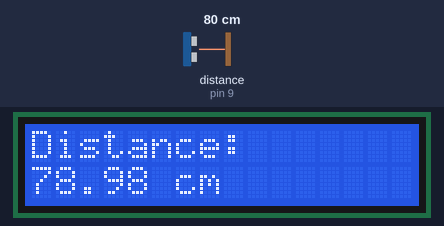
Bench run of a sketch on a simulated Arduino Uno, built with avr-gcc and run on an emulated ATmega328P. Shown: 16×2 character LCD. Wiring (inferred from the names in the program): ultrasonic range finder: trigger pin 8; echo pin 9. The test bench sets the inputs (shaded band); at power-on: distance to the obstacle (sensor on pin 9) 80 cm. The echo pulse lasts 58.3 µs per cm.

Above: at 3.2 s.
3.3 s: distance to the obstacle (sensor on pin 9) set to 4 cm
At 5.4 s:
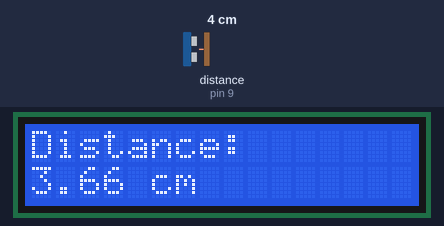
5.6 s: distance to the obstacle (sensor on pin 9) set to 2 cm
At 6.7 s:
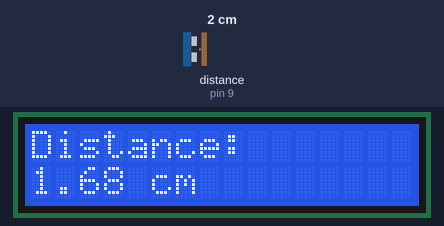
7.1 s: distance to the obstacle (sensor on pin 9) set to 35 cm
At 8.6 s:
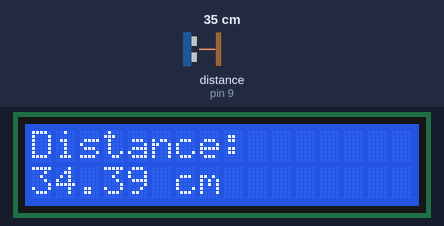
Timing chart, 0 to 10.1 s (numbered marks = the images above; inputs shaded):
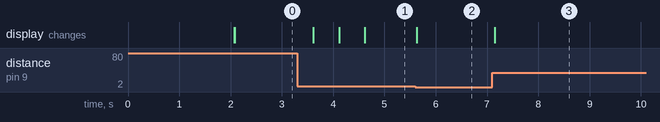

The sketch:

Program10_Ultrasonic_Distance_LCD.ino
```cpp
#include <LiquidCrystal.h>

LiquidCrystal lcd(12, 11, 5, 4, 3, 2);

const int trigPin = 8;
const int echoPin = 9;

void setup() {
  lcd.begin(16, 2);
  pinMode(trigPin, OUTPUT);
  pinMode(echoPin, INPUT);

  lcd.clear();
  lcd.print("Distance Measurement");
  lcd.setCursor(0, 1);
  lcd.print("Using Ultrasonic");
  delay(2000);
  lcd.clear();
}

void loop() {
  digitalWrite(trigPin, LOW);
  delayMicroseconds(2);

  digitalWrite(trigPin, HIGH);
  delayMicroseconds(10);
  digitalWrite(trigPin, LOW);

  long duration = pulseIn(echoPin, HIGH);

  float distance = duration * 0.034 / 2;

  lcd.clear();
  lcd.setCursor(0, 0);
  lcd.print("Distance: ");

  lcd.setCursor(0, 1);
  lcd.print(distance);
  lcd.print(" cm");

  delay(500);
}
```

Measured:
- after the input at 3.3 s, the display: changes after 0.31 s (image 1)
- after the input at 5.6 s, the display: changes at once (image 2)
- after the input at 7.1 s, the display: changes after 0.05 s (image 3)
